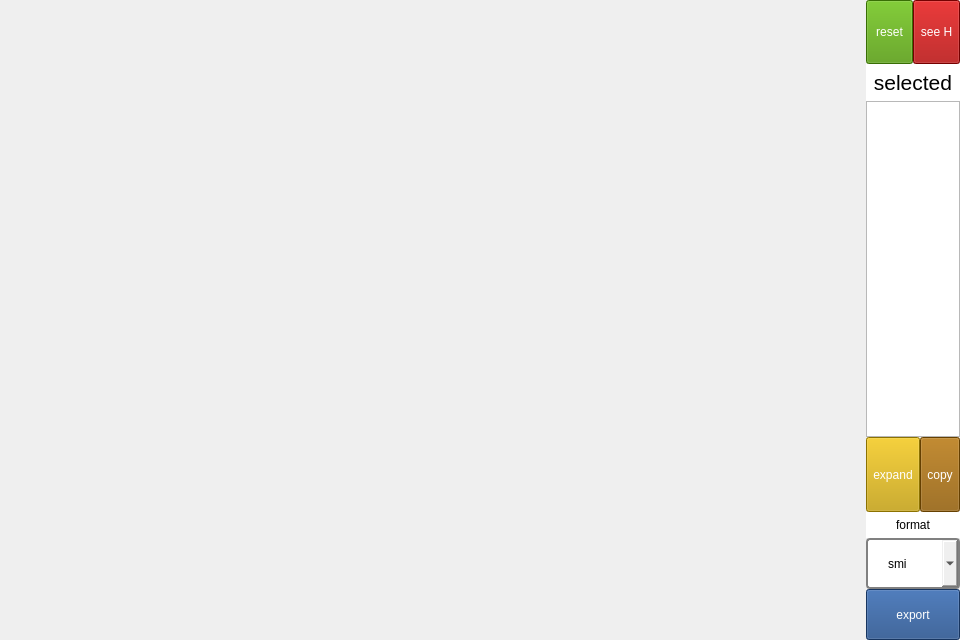
<?xml version="1.0" encoding="UTF-8"?>
<ui version="4.0">
    <class>View3DWidget</class>
    <widget class="QWidget" name="View3DWidget">
        <property name="geometry">
            <rect>
                <x>0</x>
                <y>0</y>
                <width>960</width>
                <height>640</height>
            </rect>
        </property>
        <property name="windowTitle">
            <string>3D Viewer</string>
        </property>
        <layout class="QHBoxLayout" name="horizontalLayout" stretch="200,2,10">
            <property name="spacing">
                <number>0</number>
            </property>
            <property name="leftMargin">
                <number>0</number>
            </property>
            <property name="topMargin">
                <number>0</number>
            </property>
            <property name="rightMargin">
                <number>0</number>
            </property>
            <property name="bottomMargin">
                <number>0</number>
            </property>
            <item>
                <widget class="QWidget" name="container" native="true"/>
            </item>
            <item>
                <spacer name="horizontalSpacer">
                    <property name="orientation">
                        <enum>Qt::Horizontal</enum>
                    </property>
                    <property name="sizeHint" stdset="0">
                        <size>
                            <width>5</width>
                            <height>20</height>
                        </size>
                    </property>
                </spacer>
            </item>
            <item>
                <layout class="QVBoxLayout" name="verticalLayout" stretch="1,7,2">
                    <property name="spacing">
                        <number>0</number>
                    </property>
                    <item>
                        <layout class="QHBoxLayout" name="horizontalLayout_3" stretch="1,1">
                            <property name="spacing">
                                <number>0</number>
                            </property>
                            <item>
                                <widget class="QToolButton" name="reset_btn_3">
                                    <property name="sizePolicy">
                                        <sizepolicy hsizetype="Preferred" vsizetype="Preferred">
                                            <horstretch>0</horstretch>
                                            <verstretch>0</verstretch>
                                        </sizepolicy>
                                    </property>
                                    <property name="styleSheet">
                                        <string notr="true">background-color: rgb(78, 154, 6);
                                            color: rgb(255, 255, 255);
                                        </string>
                                    </property>
                                    <property name="text">
                                        <string>reset</string>
                                    </property>
                                </widget>
                            </item>
                            <item>
                                <widget class="QToolButton" name="hydrogen_btn">
                                    <property name="sizePolicy">
                                        <sizepolicy hsizetype="Preferred" vsizetype="Preferred">
                                            <horstretch>0</horstretch>
                                            <verstretch>0</verstretch>
                                        </sizepolicy>
                                    </property>
                                    <property name="styleSheet">
                                        <string notr="true">background-color: rgb(164, 0, 0);
                                            color: rgb(255, 255, 255);
                                        </string>
                                    </property>
                                    <property name="text">
                                        <string>see H</string>
                                    </property>
                                </widget>
                            </item>
                        </layout>
                    </item>
                    <item>
                        <layout class="QVBoxLayout" name="pick_layout" stretch="1,9,2">
                            <property name="spacing">
                                <number>0</number>
                            </property>
                            <item>
                                <widget class="QLabel" name="pick_label">
                                    <property name="font">
                                        <font>
                                            <pointsize>16</pointsize>
                                        </font>
                                    </property>
                                    <property name="styleSheet">
                                        <string notr="true">color: rgb(0, 0, 0);
                                            background-color: rgb(255, 255, 255);
                                        </string>
                                    </property>
                                    <property name="text">
                                        <string>selected</string>
                                    </property>
                                    <property name="alignment">
                                        <set>Qt::AlignCenter</set>
                                    </property>
                                </widget>
                            </item>
                            <item>
                                <widget class="QTextEdit" name="pick_edit">
                                    <property name="sizePolicy">
                                        <sizepolicy hsizetype="Preferred" vsizetype="Preferred">
                                            <horstretch>0</horstretch>
                                            <verstretch>0</verstretch>
                                        </sizepolicy>
                                    </property>
                                    <property name="inputMethodHints">
                                        <set>Qt::ImhNone</set>
                                    </property>
                                    <property name="readOnly">
                                        <bool>true</bool>
                                    </property>
                                </widget>
                            </item>
                            <item>
                                <layout class="QHBoxLayout" name="expand_layout" stretch="1,1">
                                    <property name="spacing">
                                        <number>0</number>
                                    </property>
                                    <item>
                                        <widget class="QToolButton" name="expand_btn">
                                            <property name="sizePolicy">
                                                <sizepolicy hsizetype="Preferred" vsizetype="Preferred">
                                                    <horstretch>0</horstretch>
                                                    <verstretch>0</verstretch>
                                                </sizepolicy>
                                            </property>
                                            <property name="styleSheet">
                                                <string notr="true">background-color: rgb(196, 160, 0);
                                                    color: rgb(255, 255, 255);
                                                </string>
                                            </property>
                                            <property name="text">
                                                <string>expand</string>
                                            </property>
                                        </widget>
                                    </item>
                                    <item>
                                        <widget class="QToolButton" name="copy_btn">
                                            <property name="sizePolicy">
                                                <sizepolicy hsizetype="Preferred" vsizetype="Preferred">
                                                    <horstretch>0</horstretch>
                                                    <verstretch>0</verstretch>
                                                </sizepolicy>
                                            </property>
                                            <property name="styleSheet">
                                                <string notr="true">background-color: rgb(143, 89, 2);
                                                    color: rgb(255, 255, 255);
                                                </string>
                                            </property>
                                            <property name="text">
                                                <string>copy</string>
                                            </property>
                                        </widget>
                                    </item>
                                </layout>
                            </item>
                        </layout>
                    </item>
                    <item>
                        <layout class="QVBoxLayout" name="format_layout" stretch="1,2,2">
                            <property name="spacing">
                                <number>0</number>
                            </property>
                            <item>
                                <widget class="QLabel" name="format_label">
                                    <property name="styleSheet">
                                        <string notr="true">color: rgb(0, 0, 0);
                                            background-color: rgb(255, 255, 255);
                                        </string>
                                    </property>
                                    <property name="text">
                                        <string>format</string>
                                    </property>
                                    <property name="alignment">
                                        <set>Qt::AlignCenter</set>
                                    </property>
                                </widget>
                            </item>
                            <item>
                                <widget class="QComboBox" name="format_box">
                                    <property name="sizePolicy">
                                        <sizepolicy hsizetype="Preferred" vsizetype="Preferred">
                                            <horstretch>0</horstretch>
                                            <verstretch>0</verstretch>
                                        </sizepolicy>
                                    </property>
                                    <property name="focusPolicy">
                                        <enum>Qt::NoFocus</enum>
                                    </property>
                                    <property name="styleSheet">
                                        <string notr="true">QComboBox {
                                            border : 2px solid gray ;
                                            border-radius: 4px ;
                                            padding : 1px 2px 1px 20px ;
                                            }
                                        </string>
                                    </property>
                                    <item>
                                        <property name="text">
                                            <string>smi</string>
                                        </property>
                                    </item>
                                    <item>
                                        <property name="text">
                                            <string>pdb</string>
                                        </property>
                                    </item>
                                </widget>
                            </item>
                            <item>
                                <widget class="QToolButton" name="format_btn">
                                    <property name="sizePolicy">
                                        <sizepolicy hsizetype="Preferred" vsizetype="Preferred">
                                            <horstretch>0</horstretch>
                                            <verstretch>0</verstretch>
                                        </sizepolicy>
                                    </property>
                                    <property name="styleSheet">
                                        <string notr="true">background-color: rgb(32, 74, 135);
                                            color: rgb(255, 255, 255);
                                        </string>
                                    </property>
                                    <property name="text">
                                        <string>export</string>
                                    </property>
                                </widget>
                            </item>
                        </layout>
                    </item>
                </layout>
            </item>
        </layout>
    </widget>
    <resources/>
    <connections/>
</ui>
